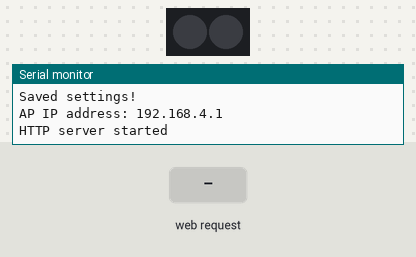
Simulated run of this sketch. Board: ESP8266 (NodeMCU). On the bench: 2 RGB LEDs in strip order, left to right, the last lines printed to the serial monitor. The inputs (shaded band) are chosen by the test bench. Dim RGB values are drawn brighter than linear; random numbers use the default seed unless the sketch sets one; EEPROM starts erased.

Above: at 1.7 s.
1.8 s: HTTP request GET / received
At 2.12 s:
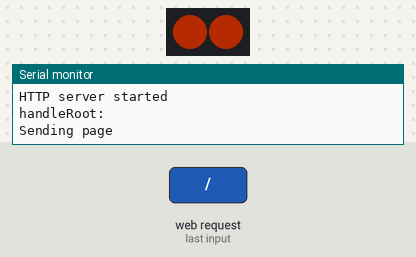
Timing chart, 0 to 10.8 s (numbered marks = the images above; inputs shaded):
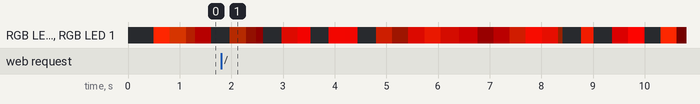

The sketch:

SpacexLight.ino
```cpp
#include <Adafruit_NeoPixel.h>
#include <ESP8266WiFi.h>
#include <DNSServer.h>            //Local DNS Server used for redirecting all requests to the configuration portal
#include <ESP8266WebServer.h>     //Local WebServer used to serve the configuration portal
#include <EEPROM.h>

#define PIN D2
#define NUMPIXELS 2

Adafruit_NeoPixel strip = Adafruit_NeoPixel(NUMPIXELS, PIN, NEO_GRB + NEO_KHZ800);

/* Set these to your desired softAP credentials. They are not configurable at runtime */
const char *softAP_ssid = "LEDController";
const char *softAP_password = "";

/* hostname for mDNS. Should work at least on windows. Try http://esp8266.local */
const char *myHostname = "esp8266";

// DNS server
const byte DNS_PORT = 53;
DNSServer dnsServer;

// Web server
ESP8266WebServer server(80);

/* Soft AP network parameters */
IPAddress apIP(192, 168, 4, 1);
IPAddress netMsk(255, 255, 255, 0);


#define INITED_VALUE 210 // changing will nuke all saved settings

struct SettingsStruct
{
	int inited;
	int RedMin;
	int RedMax;
	int RedChangeRateMin;
	int RedChangeRateMax;
	int GreenMin;
	int GreenMax;
	int GreenChangeRateMin;
	int GreenChangeRateMax;
	int BlueMin;
	int BlueMax;
	int BlueChangeRateMin;
	int BlueChangeRateMax;
	int BrightnessMin;
	int BrightnessMax;
	int BrightnessChangeRateMin;
	int BrightnessChangeRateMax;
};

SettingsStruct defaultSettings =
{
	INITED_VALUE,
	150, //red
	255,
	100,
	1000,
	0, //green
	40,
	100,
	1000,
	0, //blue
	0,
	0,
	0,
	0, //brightness
	255,
	100,
	1000,
};
SettingsStruct settings = defaultSettings;

float rChangeRate = 0;
float gChangeRate = 0;
float bChangeRate = 0;
float aChangeRate = 0;

bool dirty = false;

void saveSettings()
{
	EEPROM.begin(sizeof(settings));
	EEPROM.put(0, settings);
	EEPROM.end();
	Serial.println("Saved settings!");
	dirty = false;
}

void loadSettings()
{
	SettingsStruct newSettings;
	EEPROM.begin(sizeof(newSettings));
	EEPROM.get(0, newSettings);
	EEPROM.end();

	if (newSettings.inited == INITED_VALUE)
	{
		settings = newSettings;
		Serial.print("Loaded settings");
	}
	else
	{
		Serial.println("Initial settings save");
		saveSettings();
	}
}

void handleParam(String paramName, int& value)
{
	if (server.hasArg(paramName))
	{
		int newVal = server.arg(paramName).toInt();
		if (newVal != value)
		{
			value = newVal;
			dirty = true;
		}
	}
	String html = "<tr><td>";
	html += paramName;
	html += ":</td><td><input type='text' name='" + paramName + "' value='";
	html += value;
	html += "'/></td></tr>";
	server.sendContent(html);
}

/** Is this an IP? */
boolean isIp(String str) {
	for (size_t i = 0; i < str.length(); i++) {
		int c = str.charAt(i);
		if (c != '.' && (c < '0' || c > '9')) {
			return false;
		}
	}
	return true;
}

/** IP to String? */
String toStringIp(IPAddress ip) {
	String res = "";
	for (int i = 0; i < 3; i++) {
		res += String((ip >> (8 * i)) & 0xFF) + ".";
	}
	res += String(((ip >> 8 * 3)) & 0xFF);
	return res;
}

/** Redirect to captive portal if we got a request for another domain. Return true in that case so the page handler do not try to handle the request again. */
boolean captivePortal() {
	if (!isIp(server.hostHeader()) && server.hostHeader() != (String(myHostname) + ".local")) {
		Serial.println("Request redirected to captive portal: " + server.hostHeader());
		server.sendHeader("Location", String("http://") + toStringIp(server.client().localIP()), true);
		server.send(302, "text/plain", "");   // Empty content inhibits Content-length header so we have to close the socket ourselves.
		server.client().stop(); // Stop is needed because we sent no content length
		return true;
	}
	return false;
}

void handleRoot()
{
	Serial.println("handleRoot: " + server.hostHeader());
	if (captivePortal()) { // If caprive portal redirect instead of displaying the page.
		return;
	}
	Serial.println("Sending page");
	server.sendHeader("Cache-Control", "no-cache, no-store, must-revalidate");
	server.sendHeader("Pragma", "no-cache");
	server.sendHeader("Expires", "-1");
	server.setContentLength(CONTENT_LENGTH_UNKNOWN);
	server.send(200, "text/html", ""); // Empty content inhibits Content-length header so we have to close the socket ourselves.
	server.sendContent(
		"<meta name='viewport' content='width=device-width'>"
		"<meta name='viewport' content='initial-scale=1.0'>"
		"<html><head></head><style>td { width: 100%; }</style><body>"
		"<h1>LED Control</h1>"
		"<form method='POST' action='/'>"
	);
	server.sendContent("<table><tr style='background-color:#f26060'><td><table style='width:100%'>");
	handleParam("RedMin", settings.RedMin);
	handleParam("RedMax", settings.RedMax);
	handleParam("RedChangeRateMin", settings.RedChangeRateMin);
	handleParam("RedChangeRateMax", settings.RedChangeRateMax);
	server.sendContent("</table></td></tr><tr style='background-color:#5ff190'><td><table style='width:100%'>");
	handleParam("GreenMin", settings.GreenMin);
	handleParam("GreenMax", settings.GreenMax);
	handleParam("GreenChangeRateMin", settings.GreenChangeRateMin);
	handleParam("GreenChangeRateMax", settings.GreenChangeRateMax);
	server.sendContent("</table></td></tr><tr style='background-color:#5f8df0'><td><table style='width:100%'>");
	handleParam("BlueMin", settings.BlueMin);
	handleParam("BlueMax", settings.BlueMax);
	handleParam("BlueChangeRateMin", settings.BlueChangeRateMin);
	handleParam("BlueChangeRateMax", settings.BlueChangeRateMax);
	server.sendContent("</table></td></tr><tr style='background-color:#cccccc'><td><table style='width:100%'>");
	handleParam("BrightnessMin", settings.BrightnessMin);
	handleParam("BrightnessMax", settings.BrightnessMax);
	handleParam("BrightnessChangeRateMin", settings.BrightnessChangeRateMin);
	handleParam("BrightnessChangeRateMax", settings.BrightnessChangeRateMax);
	server.sendContent("</table></td></tr></table><input type='submit' value='Submit'/></form>");
	server.sendContent("");
	server.client().stop(); // Stop is needed because we sent no content length

	if (dirty)
		saveSettings();
}


void setup()
{
	Serial.begin(115200);
	Serial.println("STARTUP");
	strip.begin();
	strip.show(); // Initialize all pixels to 'off'

	loadSettings();

	WiFi.softAPConfig(apIP, apIP, netMsk);
	WiFi.softAP(softAP_ssid, softAP_password);
	delay(500); // Without delay I've seen the IP address blank
	Serial.print("AP IP address: ");
	Serial.println(WiFi.softAPIP());

	/* Setup the DNS server redirecting all the domains to the apIP */
	dnsServer.setErrorReplyCode(DNSReplyCode::NoError);
	dnsServer.start(DNS_PORT, "*", apIP);

	/* Setup web pages: root, wifi config pages, SO captive portal detectors and not found. */
	server.on("/", handleRoot);
	server.onNotFound(handleRoot);
	server.begin(); // Web server start
	Serial.println("HTTP server started");
}

/*int[] colors = {255, 0, 0,
                255, 50, 0,
                200, 50, 0,
                255, 0, 0};
*/

int rPosition, gPosition, bPosition, aPosition;
float rSpeed, gSpeed, bSpeed, aSpeed;

void loop()
{
  //DNS
  dnsServer.processNextRequest();
  //HTTP
  server.handleClient();

  rSpeed = getSpeed(rSpeed, settings.RedChangeRateMin, settings.RedChangeRateMax);
  gSpeed = getSpeed(gSpeed, settings.GreenChangeRateMin, settings.GreenChangeRateMax);
  bSpeed = getSpeed(bSpeed, settings.BlueChangeRateMin, settings.BlueChangeRateMax);
  aSpeed = getSpeed(aSpeed, settings.BrightnessChangeRateMin, settings.BrightnessChangeRateMax);
  rPosition += rSpeed;
  gPosition += gSpeed;
  bPosition += bSpeed;
  aPosition += aSpeed;
  int r = getValue(rPosition, settings.RedMin, settings.RedMax);
  int g = getValue(gPosition, settings.GreenMin, settings.GreenMax);
  int b = getValue(bPosition, settings.BlueMin, settings.BlueMax);
  float a = getValue(aPosition, settings.BrightnessMin, settings.BrightnessMax) / (float) 255;
  //Serial.println(String("r ") + r + String(" - g ") + g + String(" - b ") + b + String(" - a ") + a);
  uint32_t c = strip.Color(r * a, g * a, b * a);
  for (int i=0; i < NUMPIXELS; i++)
    strip.setPixelColor(i, c);

  strip.show();
  delay(22);
}

int getValue(float position, int min, int max)
{
	return min + ((cos(position /1000.f) + 1.f) * 0.5f * (max-min));
}

float getSpeed(float speed, int minVal, int maxVal)
{
  float rand = (random(1000) - 500) / 500.f;
  float newVal = minVal + (rand * (maxVal-minVal));
  return ((9 * speed) + newVal) / 10.f;
}

float clamp(float inV, float minV, float maxV)
{
  return max(min(inV, maxV), minV);
}
```
